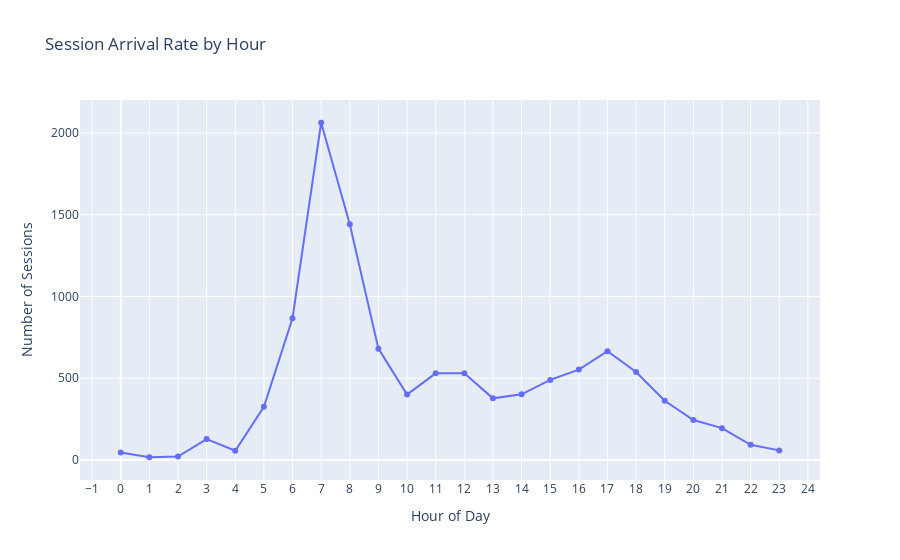
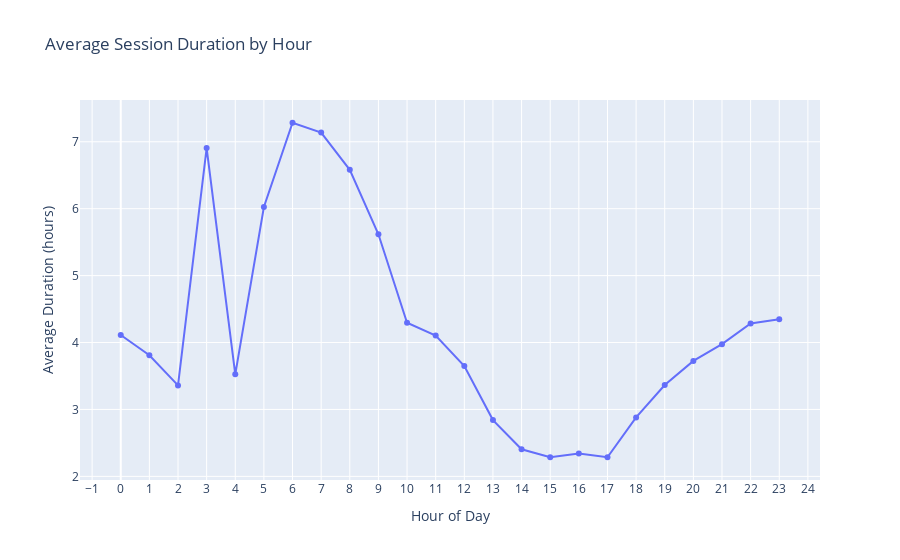
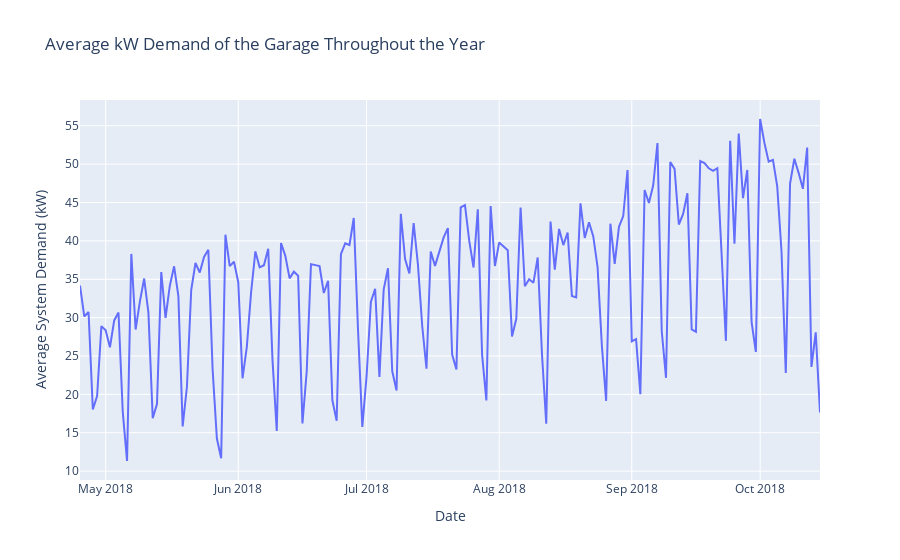

Notebook code for these charts, in order:
### Code cell
import pandas as pd
import numpy as np
import plotly.graph_objects as go
import plotly.express as px
from datetime import datetime

# =============================================================================
# 1. LOAD THE DATA
# =============================================================================
df = pd.read_csv('acndata_sessions.csv')

# =============================================================================
# 2. DATA CLEANING AND FILTERING
# =============================================================================
df.dropna(subset=['sessionID', 'connectionTime', 'disconnectTime', 'doneChargingTime', 'kWhDelivered'], inplace=True)

# Convert to datetime
for col in ['connectionTime', 'disconnectTime', 'doneChargingTime']:
    df[col] = pd.to_datetime(df[col], errors='coerce')

# Drop rows with failed datetime conversion
df.dropna(subset=['connectionTime', 'disconnectTime'], inplace=True)

# Calculate session duration in hours (using disconnectTime)
df['session_duration'] = (df['disconnectTime'] - df['connectionTime']).dt.total_seconds() / 3600.0

# Filter out non-positive and extreme durations
df = df[(df['session_duration'] > 0) & (df['session_duration'] < 12)]

# =============================================================================
# Normalize hour: shift such that 8:00 becomes 0 (the garage is in Los Angeles; times are in GMT)
# =============================================================================
df['hour'] = (df['connectionTime'].dt.hour - 8) % 24

# =============================================================================
# PLOTTING ARRIVAL RATE AND AVERAGE SESSION DURATION BY HOUR
# =============================================================================
# Compute arrival rate and average session duration
arrival_rate = df.groupby('hour').size()
avg_duration = df.groupby('hour')['session_duration'].mean()

# Convert to DataFrame for Plotly
metrics_df = pd.DataFrame({
    'hour': arrival_rate.index,
    'arrival_rate': arrival_rate.values,
    'avg_duration': avg_duration.values
})

# Plot arrival rate
fig1 = px.line(metrics_df, x='hour', y='arrival_rate', markers=True,
               labels={'hour': 'Hour of Day', 'arrival_rate': 'Number of Sessions'},
               title='Session Arrival Rate by Hour')
fig1.update_layout(xaxis=dict(tickmode='linear', tick0=0, dtick=1))

# Plot average session duration
fig2 = px.line(metrics_df, x='hour', y='avg_duration', markers=True,
               labels={'hour': 'Hour of Day', 'avg_duration': 'Average Duration (hours)'},
               title='Average Session Duration by Hour')
fig2.update_layout(xaxis=dict(tickmode='linear', tick0=0, dtick=1))

fig1.show()
fig2.show()

print("Arrival Rate by Hour:")
print(arrival_rate.sort_index())
print("\nAverage Session Duration by Hour (in hours):")
print(avg_duration.sort_index())

# =============================================================================
# COMPUTE CHARGING DURATION AND POWER OUTPUT
# =============================================================================
# Calculate charging duration in hours (time during which the car charged)
df['charging_duration'] = (df['doneChargingTime'] - df['connectionTime']).dt.total_seconds() / 3600.0

# Filter out non-positive charging durations
df = df[df['charging_duration'] > 0]

# Calculate average power output in kilowatts (kW)
df['power_output'] = df['kWhDelivered'] / df['charging_duration']

# =============================================================================
# COMPUTE SYSTEM DEMAND OVER TIME
# =============================================================================
# For each session, assume constant power output during charging.
# Create event records: at connectionTime, add the session's power_output; at doneChargingTime, subtract it.
df_start = df[['connectionTime', 'power_output']].copy()
df_start.rename(columns={'connectionTime': 'timestamp'}, inplace=True)

df_end = df[['doneChargingTime', 'power_output']].copy()
df_end.rename(columns={'doneChargingTime': 'timestamp'}, inplace=True)
df_end['power_output'] = -df_end['power_output']

# Combine start and end events, then sort by time
events_df = pd.concat([df_start, df_end]).sort_values('timestamp')

# Compute the cumulative sum to derive the instantaneous total power demand
events_df['total_power'] = events_df['power_output'].cumsum()

# Set the timestamp as index for resampling
events_df = events_df.set_index('timestamp')

# Resample to daily frequency to obtain the average system demand per day throughout the year
daily_avg = events_df['total_power'].resample('D').mean().reset_index()

# =============================================================================
# PLOTTING AVERAGE SYSTEM DEMAND OVER THE YEAR
# =============================================================================
fig_demand = px.line(daily_avg,
                     x='timestamp',
                     y='total_power',
                     labels={'timestamp': 'Date', 'total_power': 'Average System Demand (kW)'},
                     title='Average kW Demand of the Garage Throughout the Year')
fig_demand.show()

### Figure 1 — Plotly figure (JSON) as saved in the notebook; plotly's stock layout.template omitted (floating-point values rounded to 4 significant figures)
{"data": [{"hovertemplate": "Hour of Day=%{x}<br>Number of Sessions=%{y}<extra></extra>", "legendgroup": "", "line": {"color": "#636efa", "dash": "solid"}, "marker": {"symbol": "circle"}, "mode": "lines+markers", "name": "", "orientation": "v", "showlegend": false, "type": "scatter", "x": [0, 1, 2, 3, 4, 5, 6, 7, 8, 9, 10, 11, 12, 13, 14, 15, 16, 17, 18, 19, 20, 21, 22, 23], "xaxis": "x", "y": [46, 17, 21, 128, 57, 326, 867, 2062, 1441, 681, 401, 530, 530, 377, 402, 490, 553, 665, 538, 362, 245, 195, 93, 59], "yaxis": "y"}], "layout": {"legend": {"tracegroupgap": 0}, "title": {"text": "Session Arrival Rate by Hour"}, "xaxis": {"anchor": "y", "domain": [0, 1], "dtick": 1, "tick0": 0, "tickmode": "linear", "title": {"text": "Hour of Day"}}, "yaxis": {"anchor": "x", "domain": [0, 1], "title": {"text": "Number of Sessions"}}}}

### Figure 2 — Plotly figure (JSON) as saved in the notebook; plotly's stock layout.template omitted (floating-point values rounded to 4 significant figures)
{"data": [{"hovertemplate": "Hour of Day=%{x}<br>Average Duration (hours)=%{y}<extra></extra>", "legendgroup": "", "line": {"color": "#636efa", "dash": "solid"}, "marker": {"symbol": "circle"}, "mode": "lines+markers", "name": "", "orientation": "v", "showlegend": false, "type": "scatter", "x": [0, 1, 2, 3, 4, 5, 6, 7, 8, 9, 10, 11, 12, 13, 14, 15, 16, 17, 18, 19, 20, 21, 22, 23], "xaxis": "x", "y": [4.113, 3.81, 3.359, 6.905, 3.524, 6.026, 7.284, 7.137, 6.581, 5.617, 4.296, 4.104, 3.649, 2.841, 2.404, 2.286, 2.34, 2.286, 2.88, 3.364, 3.725, 3.975, 4.284, 4.349], "yaxis": "y"}], "layout": {"legend": {"tracegroupgap": 0}, "title": {"text": "Average Session Duration by Hour"}, "xaxis": {"anchor": "y", "domain": [0, 1], "dtick": 1, "tick0": 0, "tickmode": "linear", "title": {"text": "Hour of Day"}}, "yaxis": {"anchor": "x", "domain": [0, 1], "title": {"text": "Average Duration (hours)"}}}}

### Figure 3 — Plotly figure (JSON) as saved in the notebook; plotly's stock layout.template omitted (floating-point values rounded to 4 significant figures; data arrays with more than 128 entries replaced by an {"elided": "..."} marker saying what was removed)
{"data": [{"hovertemplate": "Date=%{x}<br>Average System Demand (kW)=%{y}<extra></extra>", "legendgroup": "", "line": {"color": "#636efa", "dash": "solid"}, "marker": {"symbol": "circle"}, "mode": "lines", "name": "", "orientation": "v", "showlegend": false, "type": "scatter", "x": {"elided": "174 str values"}, "xaxis": "x", "y": {"elided": "174 float values"}, "yaxis": "y"}], "layout": {"legend": {"tracegroupgap": 0}, "title": {"text": "Average kW Demand of the Garage Throughout the Year"}, "xaxis": {"anchor": "y", "domain": [0, 1], "title": {"text": "Date"}}, "yaxis": {"anchor": "x", "domain": [0, 1], "title": {"text": "Average System Demand (kW)"}}}}
